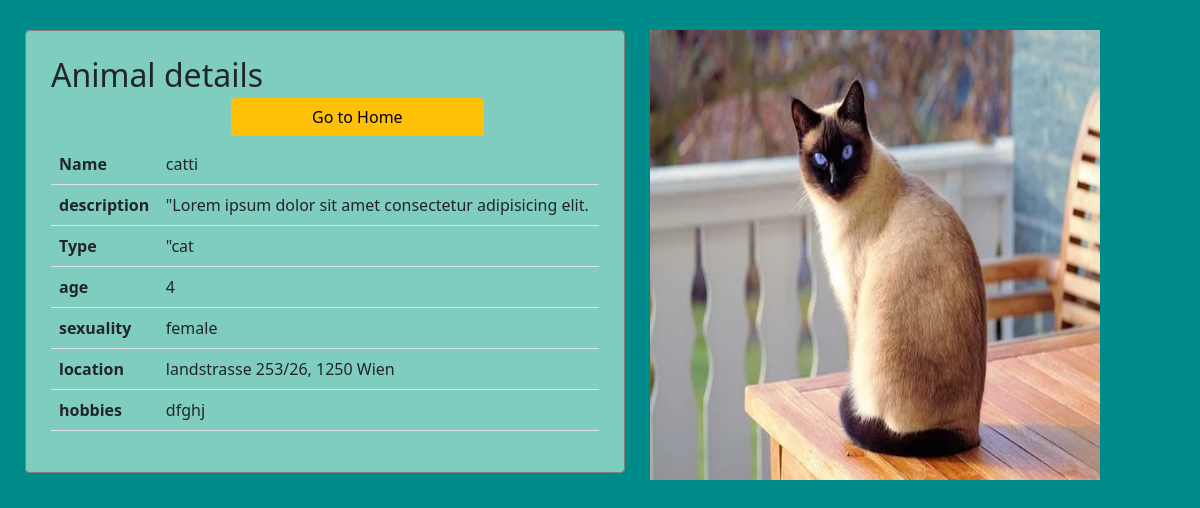
Page /products/details.php?id=18 on the committed database.
### tables this page shows
CREATE TABLE `animal` (
  `id` int(11) NOT NULL,
  `name` varchar(50) NOT NULL,
  `picture` varchar(50) DEFAULT NULL,
  `description` varchar(200) NOT NULL,
  `type` varchar(50) DEFAULT NULL,
  `age` int(3) NOT NULL,
  `sexuality` enum('male','female') NOT NULL,
  `location` varchar(50) DEFAULT NULL,
  `hobbies` varchar(50) DEFAULT NULL
);

### products/details.php (the view, shortened to what this page needs)
<?php
    require_once "../components/db_connect.php";
    if(isset($_GET["id"])){
        $id = $_GET["id"];
        $spl = "SELECT * FROM animal WHERE id = $id";
        $result = mysqli_query($connect , $spl);
        $row = mysqli_fetch_assoc($result);
    }
?>
<!DOCTYPE html>
<html lang="en" >
   <head>
       <?php require_once '../components/boots.php'?>
   </head>
   <body>
       <div class="prodet">
            <fieldset>
                <legend class='h2'> Animal details  <a class= 'btn btn-warning' href="index.php" >Go to Home</a></legend>
                    <table  class='table'>
                        <tr>
                            <th>Name</th>
                            <td> <?= $row["name"] ?> </td>
                        </tr>
                        <tr>
                            <th>description</th>
                            <td>"<?= $row["description"] ?></td>
                        </tr>
                        <tr>
                            <th>Type</th>
                            <td>"<?= $row["type"] ?></td>
                        </tr>
                        <tr>
                            <th>age</th>
                            <td><?= $row["age"] ?> </td>
                        </tr>
                        <tr>
                            <th>sexuality</th>
                            <td><?= $row["sexuality"] ?></td>
                        </tr>
                        <tr>
                            <th>location</th>
                            <td><?= $row["location"] ?></td>
                        </tr>
                        <tr>
                            <th>hobbies</th>
                            <td><?= $row["hobbies"] ?></td>
                        </tr>
                    </table>
            </fieldset>
            <div class="foto">
             <img src='../pictuers/<?= $row["picture"] ?>' width='450'  height='450'>
            </div>
       </div>
   </body>
</html>

### rows in the picture
animal: name "catti", description "Lorem ipsum dolor sit amet consectetur adipisicing elit.", type "cat", age "4", sexuality "female", location "landstrasse 253/26, 1250 Wien", hobbies "dfghj", picture (picture)
